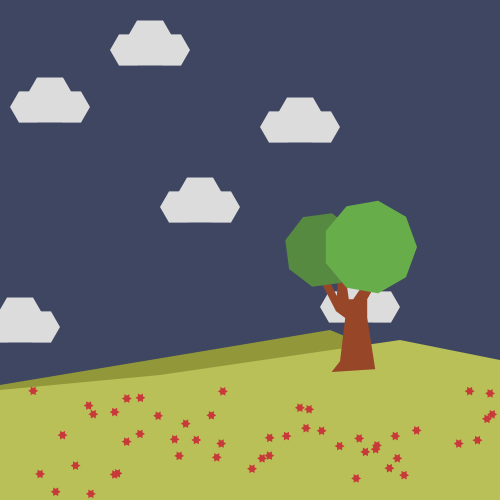
Frame 1 (no input)
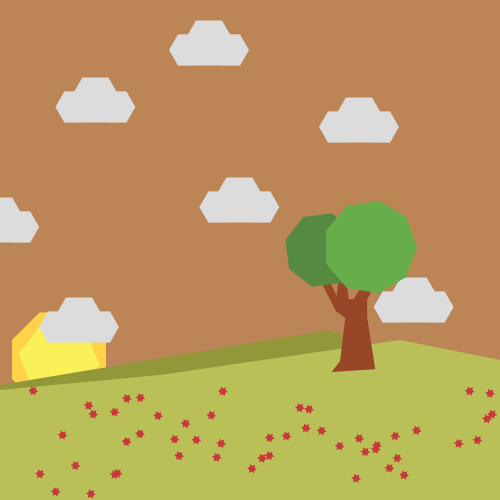
Frame 60 (the mouse pressed at the canvas centre just before this capture)
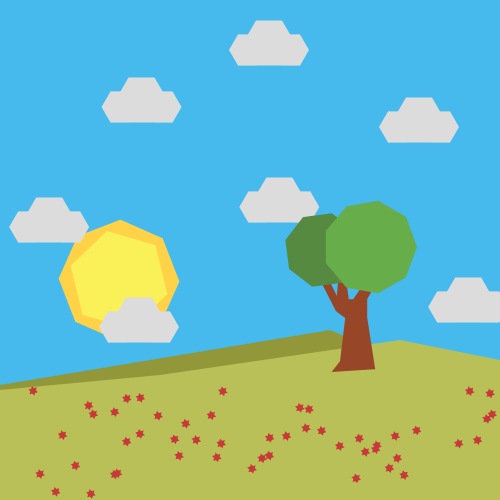
Frame 120 (the mouse held since frame 60 and released just before this capture)

The Processing sketch that drew these frames (run headless with seeded random() and noise(); from frame 60 on, the mouse is pressed at the canvas centre):

// Processing sketch: seasons_transition
// ── seasons_transition.pde

// GLOBAL VARIABLES ----------------------

float x = 0;
boolean bckwrds = false;
color c, i;
color treeG1, treeG2, treeB;
color moun1, moun2;
color snow, flower;

int flowerNum = 50;
float[] xPosFlowers = new float[flowerNum];
float[] yPosFlowers = new float[flowerNum];

// snow variables
int quantity = 80;
float[] xPosition = new float[quantity];
float[] yPosition = new float[quantity];
int[] flakeSize = new int[quantity];
int[] direction = new int[quantity];
int minFlakeSize = 1;
int maxFlakeSize = 6;

void setup() {
   size(500, 500);
   noStroke();
   pixelDensity(2);
   
  for(int i = 0; i < quantity; i++) {
    flakeSize[i] = round(random(minFlakeSize, maxFlakeSize));
    xPosition[i] = random(0, width);
    yPosition[i] = random(0, height);
    direction[i] = round(random(0, 1));
  }
  
  for(int i = 0; i < flowerNum; i++) {
    xPosFlowers[i] = random(5, 495);
    yPosFlowers[i] = random(390, 495);
  }
}

void draw() {
  
  // SKY ----------------------------------
  
  if(x < 20) {
    background(62, 70, 98);
  }
  if(x > 20 && x < 80) {
    background(map(x, 20, 80, 62, 255),
               map(x, 20, 80, 70, 168),
               map(x, 20, 80, 98, 80));
  }
  if(x > 80 && x < 120) {
    background(map(x, 80, 120, 255, 66),
               map(x, 80, 120, 168, 186),
               map(x, 80, 120, 80, 242));
  }
  if(x > 120 && x < 380) {
    background(map(x, 120, 380, 66, 198),
               map(x, 120, 380, 186, 235),
               map(x, 120, 380, 242, 252));
  }
  if(x > 380 && x < 420) {
    background(map(x, 380, 420, 198, 252),
               map(x, 380, 420, 235, 252),
               map(x, 380, 420, 252, 198));
  }
  if(x > 420 && x < 480) {
    background(map(x, 420, 480, 252, 62),
               map(x, 420, 480, 252, 70),
               map(x, 420, 480, 198, 98));
  }
  if(x >480) {
    background(62, 70, 98);
  }
  
  
  // SUN ------------------------------
  
  fill(255, 210, 72);
  
  polygon(x, 
          450 - (250*abs(sin(map(x, 0, 500, 0, PI)))),
          40 + (30*sin(map(x, 0, 500, 0, PI))), 
          8, 
          x/50.0);          
            
  fill(250, 240, 87);
  
  polygon(x, 
          450 - (250*abs(sin(map(x, 0, 500, 0, PI)))),
          30 + (30*sin(map(x, 0, 500, 0, PI))), 
          6, 
          x/50.0);
  
  
  // COLOR TRANSITIONS ----------------------------
  
  if(x < 250) {
    c = color(220);
    i = color(150, 150, 150, 0);
  }
  if(x>250 && x<280) {
    i = color(150, 150, 150, map(x, 250, 280, 0, 260));
    c = color(map(x, 250, 280, 220, 180));
  }
  
  if(x<180) {
    treeG1 = color(85, 138, 64);
    treeG2 = color(103, 174, 74);
    treeB = color(151, 70, 40);
    moun1 = color(146, 152, 57);
    moun2 = color(185, 192, 88);
    flower = color(200, 57, 57);
  }
  if(x>180 && x<210){
    treeG1 = color(map(x, 180, 210, 85, 212),
                   map(x, 180, 210, 138, 158),
                   map(x, 180, 210, 64, 63));
    treeG2 = color(map(x, 180, 210, 103, 240),
                   map(x, 180, 210, 174, 170),
                   map(x, 180, 210, 74, 47));
    moun1 =  color(map(x, 180, 210, 146, 153),
                   map(x, 180, 210, 152, 148),
                   map(x, 180, 210, 57, 101));
    moun2 =  color(map(x, 180, 210, 185, 189),
                   map(x, 180, 210, 192, 181),
                   map(x, 180, 210, 88, 108));
    flower =  color(200, 57, 57,
                   map(x, 180, 209, 255, 0));                   
  }
  if(x>210) {
    flower = color(200, 57, 57, 0);
  }
  if(x>210 && x<290) {
    moun1 = color(153, 148, 101);
    moun2 = color(189, 181, 108);
  }
  if(x>270) {
    treeG1 = color(212, 158, 63,
                   map(x, 270, 290, 255, 0));
    treeG2 = color(240, 170, 47,
                   map(x, 270, 290, 255, 0));
    treeB = color(map(x, 270, 290, 151, 81),
                  map(x, 270, 290, 70, 66),
                  map(x, 270, 290, 40, 43));
  }
  if(x > 290) {
    treeB = color(81, 66, 43);
    if(x < 310) {
      moun1 = color(map(x, 290, 310, 153, 215),
                    map(x, 290, 310, 148, 215),
                    map(x, 290, 310, 101, 215));
      moun2 = color(map(x, 290, 310, 189, 245),
                    map(x, 290, 310, 181, 245),
                    map(x, 290, 310, 108, 245));
    
    } if (x > 310) {
      moun1 = color(215);
      moun2 = color(245);
    }
  }
  
  
  // CLOUDS AND MOUNTAINS -------------
  
  cloud(150, 43, c, x);
  cloud(50, 100, c, x/1.3);
  cloud(200, 200, c, x/1.5);
  cloud(-50, 220, c, x/1.2);
  cloud(-150, 80, c, x/1.5);
  cloud(-250, 220, c, x/1.4);
  cloud(300, 120, c, x);
  cloud(20, 320, c, x);
  cloud(-180, 300, c, x/1.1);
  cloud(360, 300, c, x/1.1);
  
  cloud(-190, 170, i, x/1.1);
  cloud(20, 20, i, x);
  cloud(-150, 35, i, x/1.1);
  cloud(50, 180, i, x/1.2);
  cloud(250, 100, i, x/1.4);
  cloud(25, 290, i, x/1.4);
  cloud(200, 290, i, x/1.1);
  cloud(-320, 290, i, x/1.3);
  
  mountains(moun1, moun2);
  
  
  // TREE ----------------------------
  
  tree(320, 280, treeB);
  
  fill(treeG1);
  polygon(322, 250, 38, 8, HALF_PI/6);
  
  fill(treeG2);
  polygon(370, 247, 47, 9, 0);
  
  
  // FLOWERS  ----------------------
  
  fill(flower);
  
  for(int j = 0; j < xPosFlowers.length; j++) {
    polygon(xPosFlowers[j], yPosFlowers[j], 5, 3, x/50.0);
    polygon(xPosFlowers[j], yPosFlowers[j], 5, 3, x/50.0 + PI);
  }
  
  
  // SNOW ----------------------------
  
  if(x<250) {
    snow = color(255,255,255, 0);
  }
  if(x>250 && x < 260) {
    snow = color(255,255,255, map(x, 250, 260, 0, 255));
  }
  if(x>260) {
    snow = color(255,255,255);
  }
  
  fill(snow);
   for(int i = 0; i < xPosition.length; i++) {
    
    polygon(xPosition[i], yPosition[i], flakeSize[i], 4, 0);
    
    if(direction[i] == 0) {
      xPosition[i] += map(flakeSize[i], minFlakeSize, maxFlakeSize, .1, .5);
    } else {
      xPosition[i] -= map(flakeSize[i], minFlakeSize, maxFlakeSize, .1, .5);
    }
    
    yPosition[i] += flakeSize[i] + direction[i]; 
    
    if(xPosition[i] > width + flakeSize[i] || xPosition[i] < -flakeSize[i] || yPosition[i] > height + flakeSize[i]) {
      xPosition[i] = random(0, width);
      yPosition[i] = -flakeSize[i];
    }
  }
  
  
  // STEPPER --------------------
  
  if(x>500) bckwrds = true;
  if(x<0) bckwrds = false;
  
  if(bckwrds) x--;
  else x++;
}


// FUNCTIONS -------------------

void mountains(color c1, color c2) {
  fill(c1);
  beginShape();
    vertex(0, 500);
    vertex(500, 500);
    vertex(500, 400);
    vertex(330, 330);
    vertex(0, 385);
  endShape();
  
  fill(c2); // verde claro montaña
  
  beginShape();
    vertex(0, 500);
    vertex(500, 500);
    vertex(500, 360);
    vertex(400, 340);
    vertex(160, 375);
    vertex(0, 390);
  endShape();
}

void polygon(float x, float y, float radius, int n, float angle)
{
  float divAngle = TWO_PI / n;
  beginShape();
  for (float a = 0; a < TWO_PI; a += divAngle) {
    float sx = x + cos(a + angle) * radius;
    float sy = y + sin(a + angle) * radius;
    vertex(sx, sy);
  }
  endShape(CLOSE);
}

void cloud(float x, float y, color c, float step) {
  fill(c);
  polygon(x - 22 + step, y + 7,  18, 6, 0);
  polygon(x + step,      y,      26, 6,  0);
  polygon(x + 22 + step, y + 7,  18, 6, 0);
}

void tree(float x, float y, color c) {
  
  float sF = 0.4; // size factor
  fill(c);
  beginShape();
    vertex(x+29*sF,  y+230*sF);
    vertex(x+138*sF, y+223*sF);
    vertex(x+118*sF, y+94*sF );
    vertex(x+118*sF, y+48*sF );
    
    vertex(x+145*sF, y+0*sF );
    vertex(x+116*sF, y+0*sF );
    vertex(x+83*sF, y+48*sF );
    vertex(x+72*sF, y+48*sF );
    vertex(x+66*sF, y+6*sF );
    vertex(x+45*sF, y+6*sF );
    vertex(x+42*sF, y+40*sF );
    vertex(x+23*sF, y+0*sF );
    
    vertex(x+0*sF,  y+0*sF);
    vertex(x+40*sF, y+78*sF);
    vertex(x+63*sF,  y+95*sF );
    vertex(x+50*sF,  y+203*sF);
  endShape();
}
